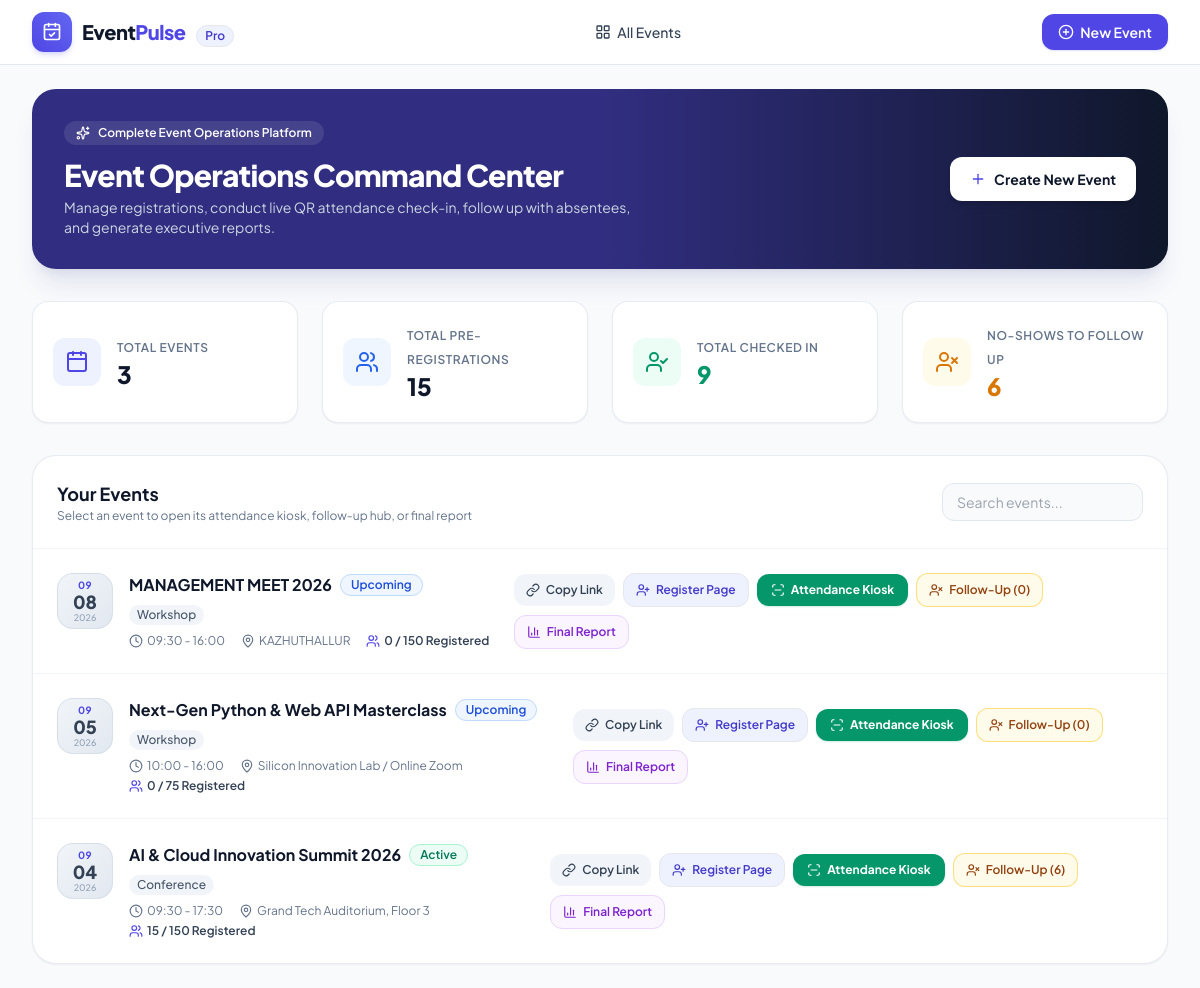
The page / on the database its author committed.
### tables this page shows
CREATE TABLE events (
        id INTEGER PRIMARY KEY AUTOINCREMENT,
        title TEXT NOT NULL,
        description TEXT,
        category TEXT DEFAULT 'General',
        event_date TEXT NOT NULL,
        start_time TEXT,
        end_time TEXT,
        venue TEXT,
        location_type TEXT DEFAULT 'In-Person',
        banner_url TEXT,
        max_capacity INTEGER DEFAULT 100,
        status TEXT DEFAULT 'Upcoming', -- Upcoming, Active, Completed, Cancelled
        created_at TIMESTAMP DEFAULT CURRENT_TIMESTAMP
    , custom_fields_config TEXT DEFAULT '[]');

### main.py (the view)
@app.get("/", response_class=HTMLResponse)
def index_page(request: Request):
    conn = get_db_connection()
    cur = conn.cursor()
    cur.execute("SELECT * FROM events ORDER BY event_date DESC, id DESC;")
    events_raw = [dict(r) for r in cur.fetchall()]
    events = []
    total_reg = 0
    total_att = 0
    total_abs = 0
    for ev in events_raw:
        cur.execute("SELECT status, is_walkin FROM attendees WHERE event_id = ?;", (ev["id"],))
        rows = [dict(r) for r in cur.fetchall()]
        ev["registered_count"] = len(rows)
        ev["attended_count"] = sum(1 for r in rows if r["status"] == "Attended")
        ev["absent_count"] = sum(1 for r in rows if r["status"] == "Registered")
        total_reg += ev["registered_count"]
        total_att += ev["attended_count"]
        total_abs += ev["absent_count"]
        events.append(ev)
    conn.close()
    return templates.TemplateResponse(
        request=request,
        name="dashboard.html",
        context={
            "events": events,
            "total_registered": total_reg,
            "total_attended": total_att,
            "total_absent": total_abs,
            "active_tab": "dashboard"
        }
    )

### templates/dashboard.html (shortened to what this page needs)
{% extends "base.html" %}
{% block content %}
<div class="space-y-8">
    <div class="flex flex-col md:flex-row md:items-center justify-between gap-4 bg-gradient-to-r from-brand-900 via-indigo-900 to-slate-900 rounded-3xl p-6 sm:p-8 text-white shadow-xl shadow-brand-900/10">
        <div>
            <div class="inline-flex items-center space-x-2 px-3 py-1 rounded-full bg-white/10 text-brand-200 text-xs font-semibold backdrop-blur mb-3">
                <i data-lucide="sparkles" class="w-3.5 h-3.5"></i>
                <span>Complete Event Operations Platform</span>
            </div>
            <h1 class="text-2xl sm:text-3xl font-black tracking-tight">Event Operations Command Center</h1>
            <p class="text-slate-300 text-sm mt-1 max-w-xl">
                Manage registrations, conduct live QR attendance check-in, follow up with absentees, and generate executive reports.
            </p>
        </div>
        <div class="flex items-center space-x-3 shrink-0">
            <button onclick="openCreateModal()" class="px-5 py-3 rounded-xl bg-white text-slate-900 hover:bg-slate-100 font-bold text-sm shadow-md transition flex items-center space-x-2">
                <i data-lucide="plus" class="w-4 h-4 text-brand-600"></i>
                <span>Create New Event</span>
            </button>
        </div>
    </div>
    <div class="grid grid-cols-2 lg:grid-cols-4 gap-4 sm:gap-6">
        <div class="bg-white p-5 rounded-2xl border border-slate-200/80 shadow-sm flex items-center space-x-4">
            <div class="w-12 h-12 rounded-xl bg-brand-50 text-brand-600 flex items-center justify-center shrink-0">
                <i data-lucide="calendar" class="w-6 h-6"></i>
            </div>
            <div>
                <span class="text-xs font-semibold text-slate-500 uppercase tracking-wider">Total Events</span>
                <p class="text-2xl font-black text-slate-900">{{ events|length }}</p>
            </div>
        </div>
        <div class="bg-white p-5 rounded-2xl border border-slate-200/80 shadow-sm flex items-center space-x-4">
            <div class="w-12 h-12 rounded-xl bg-blue-50 text-blue-600 flex items-center justify-center shrink-0">
                <i data-lucide="users" class="w-6 h-6"></i>
            </div>
            <div>
                <span class="text-xs font-semibold text-slate-500 uppercase tracking-wider">Total Pre-Registrations</span>
                <p class="text-2xl font-black text-slate-900">{{ total_registered }}</p>
            </div>
        </div>
        <div class="bg-white p-5 rounded-2xl border border-slate-200/80 shadow-sm flex items-center space-x-4">
            <div class="w-12 h-12 rounded-xl bg-emerald-50 text-emerald-600 flex items-center justify-center shrink-0">
                <i data-lucide="user-check" class="w-6 h-6"></i>
            </div>
            <div>
                <span class="text-xs font-semibold text-slate-500 uppercase tracking-wider">Total Checked In</span>
                <p class="text-2xl font-black text-emerald-600">{{ total_attended }}</p>
            </div>
        </div>
        <div class="bg-white p-5 rounded-2xl border border-slate-200/80 shadow-sm flex items-center space-x-4">
            <div class="w-12 h-12 rounded-xl bg-amber-50 text-amber-600 flex items-center justify-center shrink-0">
                <i data-lucide="user-x" class="w-6 h-6"></i>
            </div>
            <div>
                <span class="text-xs font-semibold text-slate-500 uppercase tracking-wider">No-Shows to Follow Up</span>
                <p class="text-2xl font-black text-amber-600">{{ total_absent }}</p>
            </div>
        </div>
    </div>
    <div class="bg-white rounded-3xl border border-slate-200/80 shadow-sm overflow-hidden">
        <div class="p-6 border-b border-slate-100 flex flex-col sm:flex-row sm:items-center justify-between gap-4">
            <div>
                <h2 class="text-lg font-bold text-slate-900">Your Events</h2>
                <p class="text-xs text-slate-500">Select an event to open its attendance kiosk, follow-up hub, or final report</p>
            </div>
            <div class="flex items-center space-x-2">
                <input type="text" id="event-search" oninput="filterEvents()" placeholder="Search events..." class="px-3.5 py-2 text-sm bg-slate-50 border border-slate-200 rounded-xl focus:outline-none focus:ring-2 focus:ring-brand-500 focus:bg-white transition">
            </div>
        </div>
        {% if events %}
        <div class="divide-y divide-slate-100" id="events-list">
            {% for ev in events %}
            <div class="p-6 hover:bg-slate-50/70 transition flex flex-col lg:flex-row lg:items-center justify-between gap-6 event-card" data-title="{{ ev.title|lower }}" data-category="{{ ev.category|lower }}">
                <div class="flex items-start space-x-4">
                    <div class="w-14 h-14 rounded-2xl bg-gradient-to-br from-slate-100 to-slate-200 border border-slate-300/60 flex flex-col items-center justify-center shrink-0 text-slate-700">
                        <span class="text-[10px] font-bold uppercase tracking-wider text-brand-600">{{ ev.event_date[5:7] }}</span>
                        <span class="text-lg font-extrabold leading-none">{{ ev.event_date[8:10] }}</span>
                        <span class="text-[9px] font-medium text-slate-400">{{ ev.event_date[:4] }}</span>
                    </div>
                    <div>
                        <div class="flex flex-wrap items-center gap-2">
                            <h3 class="text-base font-bold text-slate-900 hover:text-brand-600 transition">
                                <a href="/events/{{ ev.id }}">{{ ev.title }}</a>
                            </h3>
                            <span class="px-2.5 py-0.5 text-xs font-semibold rounded-full
                                {% if ev.status == 'Upcoming' %}bg-blue-50 text-blue-700 border border-blue-200
                                {% elif ev.status == 'Active' %}bg-emerald-50 text-emerald-700 border border-emerald-200 animate-pulse
                                {% elif ev.status == 'Completed' %}bg-slate-100 text-slate-700 border border-slate-300
                                {% else %}bg-rose-50 text-rose-700 border border-rose-200{% endif %}">
                                {{ ev.status }}
                            </span>
                            <span class="px-2 py-0.5 text-xs font-medium rounded-full bg-slate-100 text-slate-600">
                                {{ ev.category }}
                            </span>
                        </div>
                        <div class="flex flex-wrap items-center gap-y-1 gap-x-4 text-xs text-slate-500 mt-2">
                            <span class="flex items-center space-x-1">
                                <i data-lucide="clock" class="w-3.5 h-3.5"></i>
                                <span>{{ ev.start_time }} - {{ ev.end_time }}</span>
                            </span>
                            <span class="flex items-center space-x-1">
                                <i data-lucide="map-pin" class="w-3.5 h-3.5"></i>
                                <span>{{ ev.venue }}</span>
                            </span>
                            <span class="flex items-center space-x-1 font-semibold text-slate-700">
                                <i data-lucide="users" class="w-3.5 h-3.5 text-brand-600"></i>
                                <span>{{ ev.registered_count }} / {{ ev.max_capacity }} Registered</span>
                            </span>
                        </div>
                    </div>
                </div>
                <div class="flex flex-wrap items-center gap-2">
                    <button onclick="copyRegLink('{{ ev.id }}')" title="Copy Public Pre-Registration Link" class="px-3 py-2 text-xs font-semibold rounded-xl bg-slate-100 text-slate-700 hover:bg-slate-200 transition flex items-center space-x-1.5">
                        <i data-lucide="link" class="w-3.5 h-3.5"></i>
                        <span>Copy Link</span>
                    </button>
                    <a href="/events/{{ ev.id }}/register" target="_blank" title="Open Registration Portal" class="px-3 py-2 text-xs font-semibold rounded-xl bg-brand-50 text-brand-700 hover:bg-brand-100 border border-brand-200 transition flex items-center space-x-1.5">
                        <i data-lucide="user-plus" class="w-3.5 h-3.5"></i>
                        <span>Register Page</span>
                    </a>
                    <a href="/events/{{ ev.id }}/checkin" title="Launch Attendance Check-in Kiosk" class="px-3.5 py-2 text-xs font-bold rounded-xl bg-emerald-600 hover:bg-emerald-700 text-white shadow-sm shadow-emerald-600/20 transition flex items-center space-x-1.5">
                        <i data-lucide="scan-line" class="w-3.5 h-3.5"></i>
                        <span>Attendance Kiosk</span>
                    </a>
                    <a href="/events/{{ ev.id }}/followup" title="Open Not-Attending Follow-Up Hub" class="px-3 py-2 text-xs font-semibold rounded-xl bg-amber-50 text-amber-800 hover:bg-amber-100 border border-amber-300/70 transition flex items-center space-x-1.5">
                        <i data-lucide="user-x" class="w-3.5 h-3.5"></i>
                        <span>Follow-Up ({{ ev.absent_count }})</span>
                    </a>
                    <a href="/events/{{ ev.id }}/report" title="View Final Event Report & Excel" class="px-3 py-2 text-xs font-semibold rounded-xl bg-purple-50 text-purple-700 hover:bg-purple-100 border border-purple-200 transition flex items-center space-x-1.5">
                        <i data-lucide="bar-chart-3" class="w-3.5 h-3.5"></i>
                        <span>Final Report</span>
                    </a>
                </div>
            </div>
            {% endfor %}
        </div>
        {% endif %}
    </div>
</div>
{% endblock %}

### templates/base.html (style rules this page uses)
body { font-family: 'Plus Jakarta Sans', sans-serif; }

### rows shown on the page
events: event_date "09", event_date "08", event_date "2026", title "MANAGEMENT MEET 2026", status "Upcoming", category "Workshop", start_time "09:30", end_time "16:00", venue "KAZHUTHALLUR", registered_count "0", max_capacity "150", absent_count "0"
events: event_date "09", event_date "05", event_date "2026", title "Next-Gen Python & Web API Masterclass", status "Upcoming", category "Workshop", start_time "10:00", end_time "16:00", venue "Silicon Innovation Lab / Online Zoom", registered_count "0", max_capacity "75", absent_count "0"
events: event_date "09", event_date "04", event_date "2026", title "AI & Cloud Innovation Summit 2026", status "Active", category "Conference", start_time "09:30", end_time "17:30", venue "Grand Tech Auditorium, Floor 3", registered_count "15", max_capacity "150", absent_count "6"

### other values the page prints
{{ events|length }} "3"
{{ total_registered }} "15"
{{ total_attended }} "9"
{{ total_absent }} "6"
